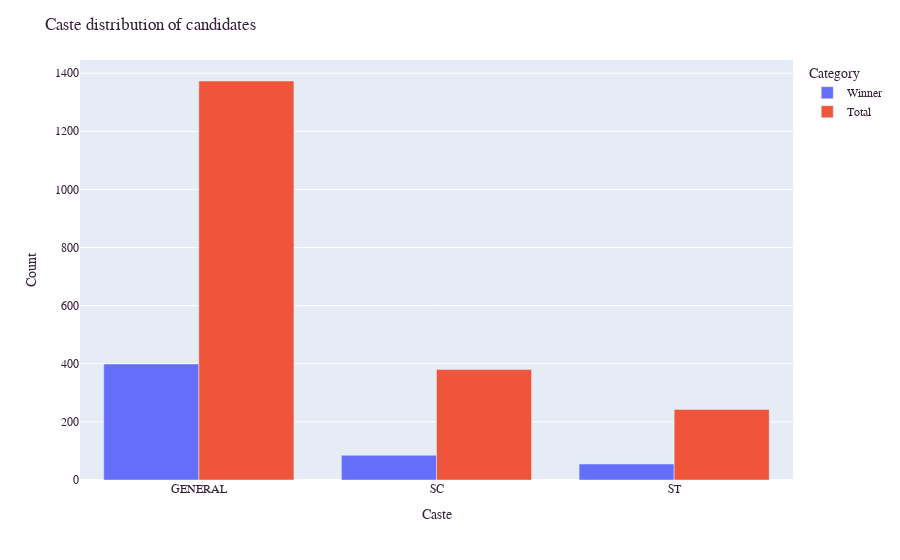

The notebook cell this image was saved under:
### Code cell
# Create a dataframe containing the caste distribution of winners
winner_caste = df[df['WINNER'] == 1].groupby('CATEGORY')['WINNER'].size()
winner_caste_df = pd.DataFrame(data=winner_caste)
winner_caste_df.reset_index(level=0, inplace=True)
winner_caste_df['Category'] = 'Winner'

# Create a dataframe containing the caste distribution of total number of candidates
total_caste = df.groupby('CATEGORY').size()
total_caste_df = pd.DataFrame(data=total_caste)
total_caste_df.reset_index(level=0, inplace=True)
total_caste_df['Category'] = 'Total'
total_caste_df.rename(columns={0: "WINNER"}, inplace=True)

# Concatenate the two dataframes
winner_caste_df = pd.concat((winner_caste_df, total_caste_df))

# Visualize the results
caste_fig = px.bar(winner_caste_df, 
                   x='CATEGORY', 
                   y='WINNER',
                   color='Category', 
                   barmode='group')
caste_fig.update_layout(font_family="Courier New",
                        font_color="#351f39",
                        title_text='Caste distribution of candidates',
                        title_font_family="Courier New",
                        title_font_color="#351f39",
                        xaxis_title='Caste',
                        yaxis_title='Count')
caste_fig.show()

### Figure 1 — Plotly figure (JSON) as saved in the notebook; plotly's stock layout.template omitted (floating-point values rounded to 4 significant figures)
{"data": [{"alignmentgroup": "True", "hovertemplate": "Category=Winner<br>CATEGORY=%{x}<br>WINNER=%{y}<extra></extra>", "legendgroup": "Winner", "marker": {"color": "#636efa", "pattern": {"shape": ""}}, "name": "Winner", "offsetgroup": "Winner", "orientation": "v", "showlegend": true, "textposition": "auto", "type": "bar", "x": ["GENERAL", "SC", "ST"], "xaxis": "x", "y": [399, 85, 55], "yaxis": "y"}, {"alignmentgroup": "True", "hovertemplate": "Category=Total<br>CATEGORY=%{x}<br>WINNER=%{y}<extra></extra>", "legendgroup": "Total", "marker": {"color": "#EF553B", "pattern": {"shape": ""}}, "name": "Total", "offsetgroup": "Total", "orientation": "v", "showlegend": true, "textposition": "auto", "type": "bar", "x": ["GENERAL", "SC", "ST"], "xaxis": "x", "y": [1373, 380, 243], "yaxis": "y"}], "layout": {"barmode": "group", "font": {"color": "#351f39", "family": "Courier New"}, "legend": {"title": {"text": "Category"}, "tracegroupgap": 0}, "margin": {"t": 60}, "title": {"font": {"color": "#351f39", "family": "Courier New"}, "text": "Caste distribution of candidates"}, "xaxis": {"anchor": "y", "domain": [0, 1], "title": {"text": "Caste"}}, "yaxis": {"anchor": "x", "domain": [0, 1], "title": {"text": "Count"}}}}
